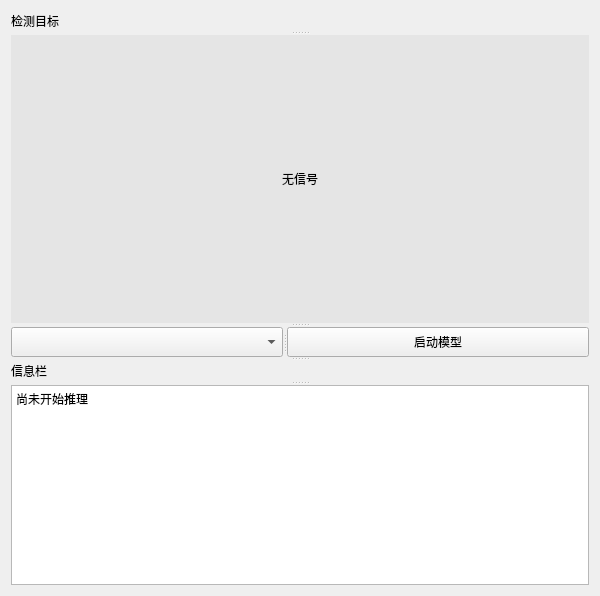
<?xml version="1.0" encoding="UTF-8"?>
<ui version="4.0">
 <class>ViewFrame</class>
 <widget class="QFrame" name="ViewFrame">
  <property name="geometry">
   <rect>
    <x>0</x>
    <y>0</y>
    <width>600</width>
    <height>596</height>
   </rect>
  </property>
  <property name="maximumSize">
   <size>
    <width>600</width>
    <height>600</height>
   </size>
  </property>
  <property name="windowTitle">
   <string>Frame</string>
  </property>
  <layout class="QVBoxLayout" name="verticalLayout">
   <item>
    <widget class="QSplitter" name="splitter_2">
     <property name="orientation">
      <enum>Qt::Vertical</enum>
     </property>
     <widget class="QLabel" name="label_detect_labels">
      <property name="maximumSize">
       <size>
        <width>16777215</width>
        <height>20</height>
       </size>
      </property>
      <property name="text">
       <string>检测目标</string>
      </property>
     </widget>
     <widget class="QLabel" name="label_player">
      <property name="styleSheet">
       <string notr="true">font: 36pt &quot;Agency FB&quot;;
background-color:rgb(229, 229, 229);</string>
      </property>
      <property name="text">
       <string>无信号</string>
      </property>
      <property name="alignment">
       <set>Qt::AlignCenter</set>
      </property>
     </widget>
     <widget class="QSplitter" name="splitter">
      <property name="orientation">
       <enum>Qt::Horizontal</enum>
      </property>
      <widget class="QComboBox" name="combox_select_weights">
       <property name="maximumSize">
        <size>
         <width>16777215</width>
         <height>30</height>
        </size>
       </property>
       <property name="currentText">
        <string/>
       </property>
      </widget>
      <widget class="QPushButton" name="pushButton_statr_detect">
       <property name="text">
        <string>启动模型</string>
       </property>
      </widget>
     </widget>
     <widget class="QLabel" name="label_res_msg">
      <property name="maximumSize">
       <size>
        <width>16777215</width>
        <height>20</height>
       </size>
      </property>
      <property name="text">
       <string>信息栏</string>
      </property>
     </widget>
     <widget class="QTextEdit" name="textEdit_res_msg">
      <property name="maximumSize">
       <size>
        <width>16777215</width>
        <height>200</height>
       </size>
      </property>
      <property name="html">
       <string>&lt;!DOCTYPE HTML PUBLIC &quot;-//W3C//DTD HTML 4.0//EN&quot; &quot;http://www.w3.org/TR/REC-html40/strict.dtd&quot;&gt;
&lt;html&gt;&lt;head&gt;&lt;meta name=&quot;qrichtext&quot; content=&quot;1&quot; /&gt;&lt;style type=&quot;text/css&quot;&gt;
p, li { white-space: pre-wrap; }
&lt;/style&gt;&lt;/head&gt;&lt;body style=&quot; font-family:'SimSun'; font-size:9pt; font-weight:400; font-style:normal;&quot;&gt;
&lt;p style=&quot; margin-top:0px; margin-bottom:0px; margin-left:0px; margin-right:0px; -qt-block-indent:0; text-indent:0px;&quot;&gt;尚未开始推理&lt;/p&gt;&lt;/body&gt;&lt;/html&gt;</string>
      </property>
     </widget>
    </widget>
   </item>
  </layout>
 </widget>
 <resources/>
 <connections/>
</ui>
